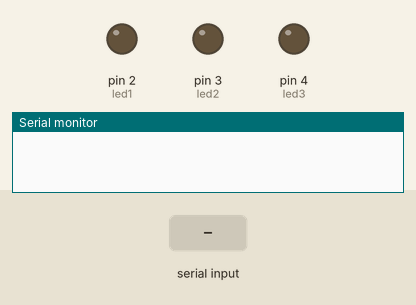
Bench run of a sketch on a simulated Arduino Uno, built with avr-gcc and run on an emulated ATmega328P. Shown: output pins drawn as LEDs (lit = HIGH), the last lines printed to the serial monitor. The inputs (shaded band) are chosen by the test bench.

Above: at 1.2 s.
1.3 s: "1" received over Serial
At 2.5 s:
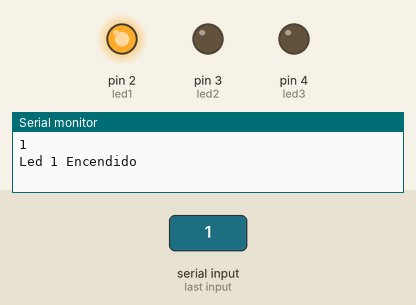
2.8 s: "e" received over Serial
At 3.8 s:
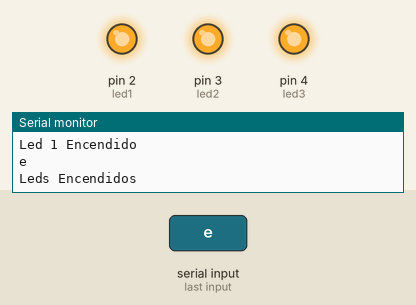
4.3 s: "4" received over Serial
At 4.9 s:
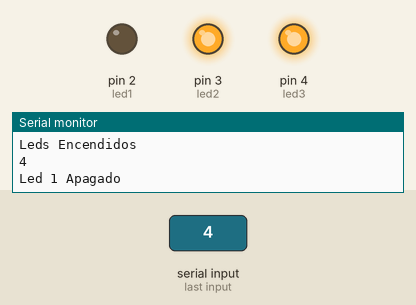
5.8 s: "5" received over Serial
At 6.1 s:
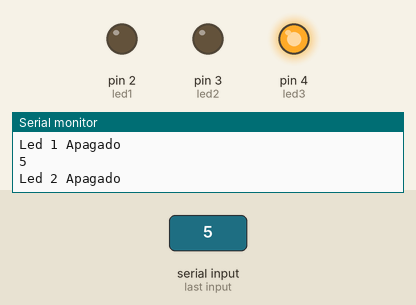
7.3 s: "1" received over Serial
At 8.4 s:
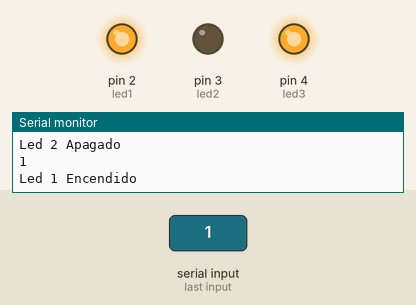
8.8 s: "2" received over Serial
At 9.5 s:
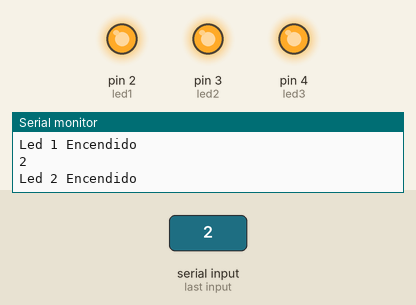
Timing chart, 0 to 11.3 s (numbered marks = the images above; inputs shaded):
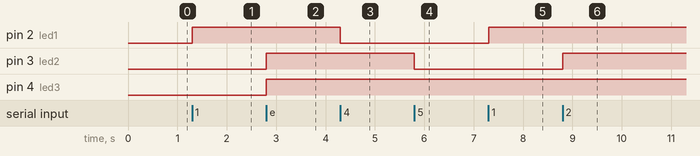

The sketch:

Encender_leds_desde_serial_if.ino
```cpp
int led1= 2;
int led2= 3;
int led3= 4;
char input;

void setup() {
  // put your setup code here, to run once:
pinMode(2, OUTPUT);
pinMode(3, OUTPUT);
pinMode(4, OUTPUT);
Serial.begin(9600);
}

void loop() {
  // put your main code here, to run repeatedly:
if (Serial.available() > 0)
{
  input = Serial.read();


  if(input == '1')
  {
    digitalWrite(led1, HIGH);
    Serial.println(input);
    Serial.println("Led 1 Encendido");

    }
    if(input == '2')
  {
    digitalWrite(led2, HIGH );
    Serial.println(input);
    Serial.println("Led 2 Encendido");

    }
    if(input == '3')
  {
    digitalWrite(led3, HIGH);
    Serial.println(input);
    Serial.println("Led 3 Encendido");
    }
     if(input == '4'){
      digitalWrite(led1, LOW);
      Serial.println(input);
      Serial.println("Led 1 Apagado");
      }
      if(input == '5'){
      digitalWrite(led2, LOW);
      Serial.println(input);
      Serial.println("Led 2 Apagado");
      }
      if(input == '6'){
      digitalWrite(led3, LOW);
      Serial.println(input);
      Serial.println("Led 3 Apagado");
      }
    if(input == 'a')
  {
    digitalWrite(led1, LOW);
    digitalWrite(led2, LOW);
    digitalWrite(led3, LOW);
    Serial.println(input);
    Serial.println("Leds apagados");

    }
if(input == 'e')
  {
    digitalWrite(led1, HIGH);
    digitalWrite(led2, HIGH);
    digitalWrite(led3, HIGH);
    Serial.println(input);
    Serial.println("Leds Encendidos");

    }


  }
}
```

Measured:
- after the input at 1.3 s, pin 2 (led1): LOW → HIGH at once
- after the input at 2.8 s, pin 3 (led2), pin 4 (led3): LOW → HIGH at once
- after the input at 4.3 s, pin 2 (led1): HIGH → LOW at once
- after the input at 5.8 s, pin 3 (led2): HIGH → LOW at once
- after the input at 7.3 s, pin 2 (led1): LOW → HIGH at once
- after the input at 8.8 s, pin 3 (led2): LOW → HIGH at once
